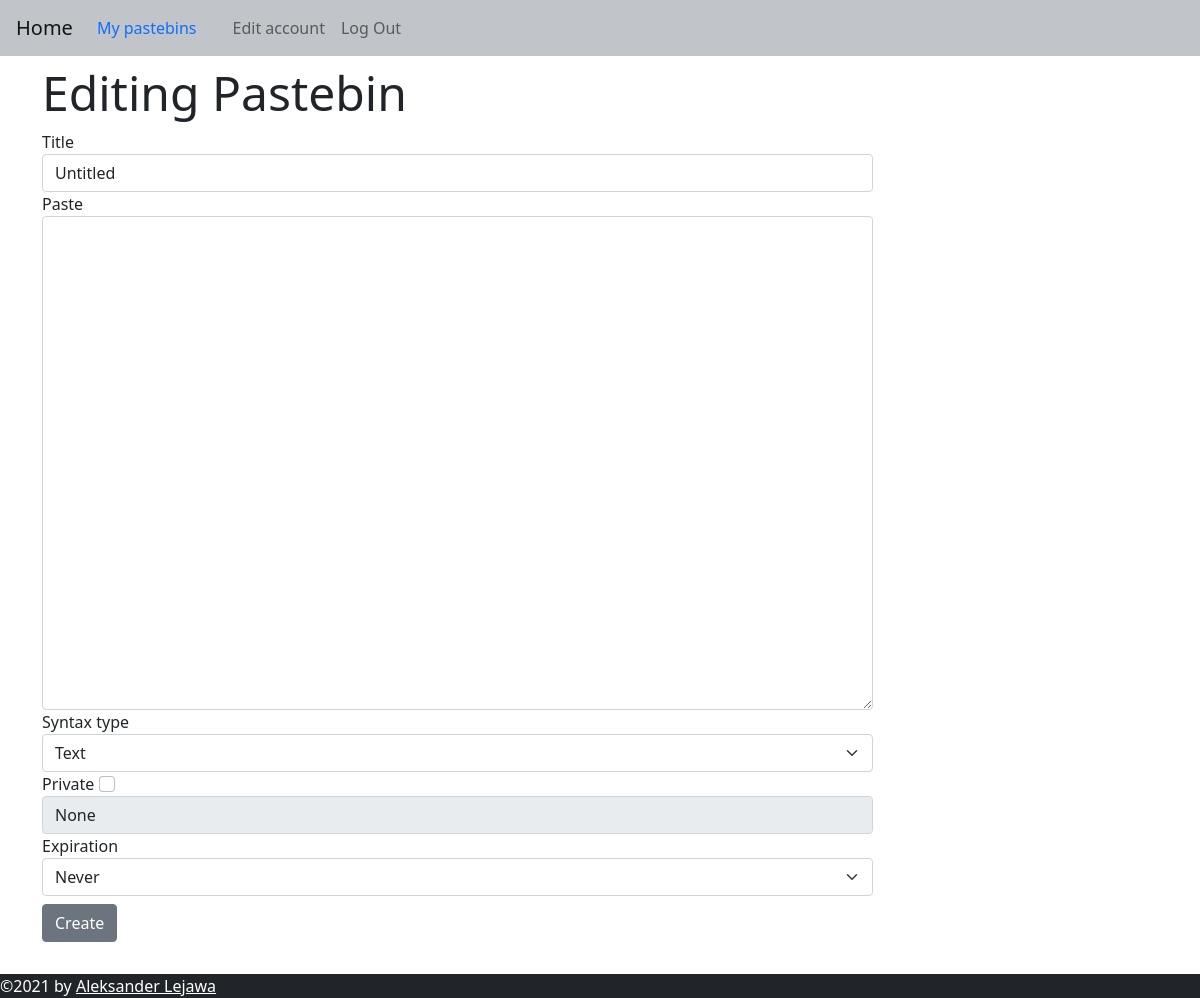
Screenshot of /edit/fe1acb4f (signed in) with the database file from the repository.
### web/models.py (models this page shows, shortened)
class Pastebin(db.Model):
    id = db.Column(db.Integer, primary_key=True)
    title = db.Column(db.String(100), default="Untitled")
    content = db.Column(db.String(60000))
    syntax = db.Column(db.String(50))
    user_id = db.Column(db.Integer, db.ForeignKey("user.id"))
    date = db.Column(db.DateTime(timezone=True))
    expire_date = db.Column(db.DateTime(timezone=True))
    password = db.Column(db.String(150))
    link = db.Column(db.String(150), unique=True)
    def is_expired(self):
        if self.expire_date:
            if datetime.utcnow() > self.expire_date:
                db.session.delete(self)
                db.session.commit()
                return True
            return False
        else:
            return False

### web/pastebin/routes.py (the view, shortened to what this page needs)
@login_required
@bp.route("/edit/<link>", methods=["GET", "POST"])
def edit_pastebin(link: str):
   pastebin = Pastebin.query.filter_by(link=link).first_or_404()
   form = CreatePastebinForm()
   if not pastebin.is_expired():
      if pastebin.user_id and str(pastebin.user_id) == current_user.get_id():
         return render_template("pastebin_edit.html", user=current_user, pastebin=pastebin, form=form)
      else:
         abort(403)
   else:
      abort(404)

### web/pastebin/forms.py (shortened to what this page needs)
class CreatePastebinForm(FlaskForm):
    types = [
        "Text","Bash", "C", "C#", "C++", "CSS", "GO", "HTML", "HTTP", "INI",
        "Java", "JavaScript", "JSON", "Kotlin", "LUA", "Markdown", "Objective-C",
        "Perl", "PHP", "Python", "R", "Ruby", "Rust", "SQL", "TypeScript"
    ]
    dates = [
        "Never",
        "1 Minute",
        "15 Minutes",
        "1 Hour",
        "1 Day",
        "1 Week",
        "1 Month",
        "1 Year"
    ]
    title = StringField("Title", validators=[Optional(), Length(max=100, message="Title can't exceed %(max)d characters.")], filters= [lambda x: x or None])
    content = TextAreaField("Paste", validators=[DataRequired(), Length(max=60000, message="Pastebin can't be longer than %(max)d characters.")])
    syntax = SelectField("Syntax type", choices=types, validators=[DataRequired()])
    private = BooleanField("Private")
    password = StringField()
    expire = SelectField("Expiration", choices=dates)
    submit = SubmitField("Create")

### web/templates/pastebin_edit.html (shortened to what this page needs)
{% extends "base.html" %}
{% block content %}
<div class="row">
    <div class="col-9">
      <form method="POST">
        <h2 class="display-5">Editing Pastebin</h2>
        <div class="form-group">
          {{ form.title.label}}
          {{ form.title(class_="form-control", placeholder="Untitled", value=pastebin.title) }}
        </div>
        {{ form.content.label }}
        {{ form.content(class_="form-control", cols="35", rows="20", value=pastebin.content) }}
        {{ form.syntax.label}}
        {{ form.syntax(class_="form-select", value=pastebin.syntax)}}
        {{ form.private.label }}
        {{ form.private(class_="form-check-input", value=pastebin.private) }}
        {{ form.password(class_="form-control", disabled="", placeholder="Enter password", value=pastebin.password) }}
        {{ form.expire.label }}
        {{ form.expire(class_="form-select", value=pastebin.expire_date)}}
        {{ form.submit(class_="btn btn-secondary mt-2 mb-2") }}
      </form>
    </div>
</div>
{% endblock %}

### web/static/css/style.css (style rules this page uses)
#content { height:100%; }

### rows the page displays
Pastebin: title "Untitled", syntax "Text", password "None"
